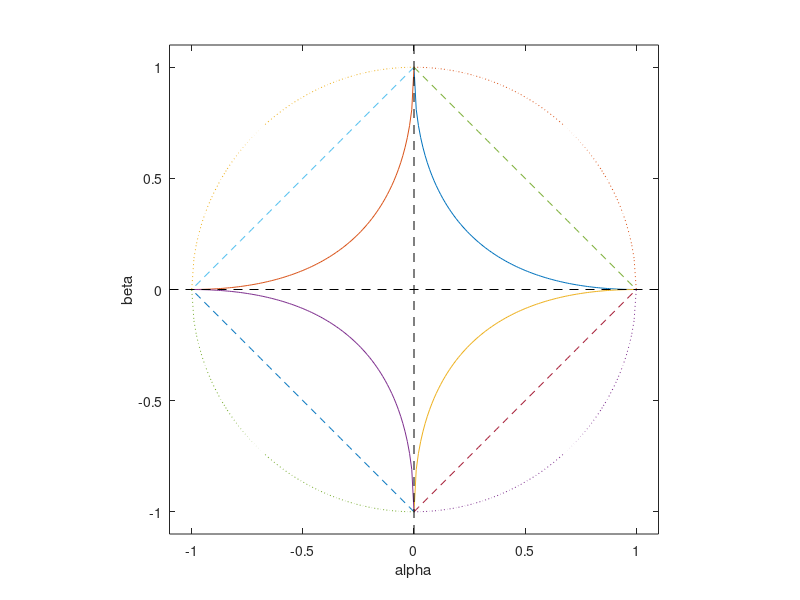

MATLAB code to generate this figure:
function slide5

% slide5.m
% Jeremy Barnes 26/7/1999
% $Id$

figure(1);  clf;

a = linspace(0, 1, 101);

pvalues = [0.5 1 2];

markers = {'-', '--', ':', '-.', '-'};

for i=1:length(pvalues)
   p=pvalues(i);
   b = (1 - a.^p).^(1/p);
   
   marker = markers{i};
   
   plot(a, b, marker);
   hold on;
   plot(-a, b, marker);
   plot(a, -b, marker);
   plot(-a, -b, marker);
   
end

plot([0 0], [-1.1 1.1], 'k--');
plot([-1.1 1.1], [0 0], 'k--');

axis([-1.1 1.1 -1.1 1.1]);
axis square;
xlabel('alpha');
ylabel('beta');
